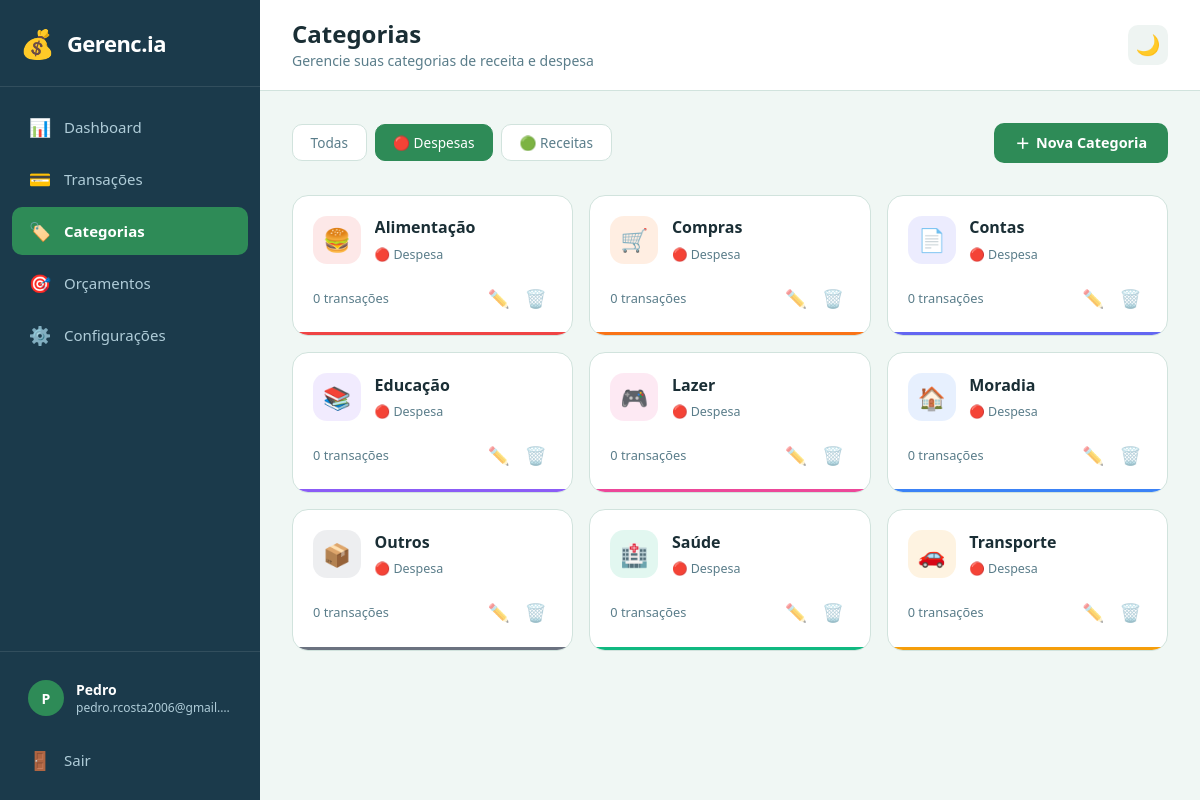
/categories?type=despesa (signed in), run on the app's committed database.
### tables this page shows
CREATE TABLE categories (
            id INTEGER PRIMARY KEY AUTOINCREMENT,
            user_id INTEGER NOT NULL,
            name TEXT NOT NULL,
            type TEXT NOT NULL,
            icon TEXT DEFAULT '📁',
            color TEXT DEFAULT '#6366F1',
            FOREIGN KEY (user_id) REFERENCES users(id) ON DELETE CASCADE
        );

### routes/categories.py (the view)
@categories_bp.route('/categories')
def index():
    user_id = session['user_id']
    filter_type = request.args.get('type', 'all')
    if filter_type in ('despesa', 'receita'):
        categories = get_categories_by_user(user_id, filter_type)
    else:
        categories = get_categories_by_user(user_id)
        filter_type = 'all'
    categories_data = []
    for cat in categories:
        cat_dict = dict(cat)
        cat_dict['transaction_count'] = count_transactions_by_category(cat['id'], user_id)
        categories_data.append(cat_dict)
    return render_template(
        'categories.html',
        categories=categories_data,
        filter_type=filter_type,
        active_page='categories',
        user_name=session.get('user_name'),
        user_email=session.get('user_email')
    )

### database.py (called while the page is built)
def get_db():
    conn = sqlite3.connect(Config.DATABASE)
    conn.row_factory = sqlite3.Row
    conn.execute("PRAGMA foreign_keys = ON")
    return conn

### models/category.py (called while the page is built)
def get_categories_by_user(user_id, cat_type=None):
    conn = get_db()
    cursor = conn.cursor()
    if cat_type:
        cursor.execute('''
            SELECT * FROM categories
            WHERE user_id = ? AND type = ?
            ORDER BY name ASC
        ''', (user_id, cat_type))
    else:
        cursor.execute('''
            SELECT * FROM categories
            WHERE user_id = ?
            ORDER BY type ASC, name ASC
        ''', (user_id,))
    categories = cursor.fetchall()
    close_db(conn)
    return categories

def count_transactions_by_category(category_id, user_id):
    conn = get_db()
    cursor = conn.cursor()
    cursor.execute('''
        SELECT COUNT(*) as count FROM transactions
        WHERE category_id = ? AND user_id = ?
    ''', (category_id, user_id))
    count = cursor.fetchone()['count']
    close_db(conn)
    return count

### routes/categories.py (called while the page is built)
@categories_bp.before_request
def require_login():
    if 'user_id' not in session:
        return redirect(url_for('auth.login'))

### templates/categories.html (shortened to what this page needs)
{% extends "base.html" %}
{% block page_title %}Categorias{% endblock %}
{% block page_subtitle %}Gerencie suas categorias de receita e despesa{% endblock %}
{% block styles %}
<link rel="stylesheet" href="{{ url_for('static', filename='css/categories.css') }}">
{% endblock %}
{% block content %}
<div class="toolbar">
    <div class="toolbar-left">
        <div class="filter-group">
            <a href="/categories?type=all"
               class="filter-btn {% if filter_type == 'all' %}active{% endif %}">
                Todas
            </a>
            <a href="/categories?type=despesa"
               class="filter-btn {% if filter_type == 'despesa' %}active{% endif %}">
                🔴 Despesas
            </a>
            <a href="/categories?type=receita"
               class="filter-btn {% if filter_type == 'receita' %}active{% endif %}">
                🟢 Receitas
            </a>
        </div>
    </div>
    <div class="toolbar-right">
        <button class="btn btn-primary" onclick="openCreateModal()">
            <span>＋</span> Nova Categoria
        </button>
    </div>
</div>
{% if categories %}
<div class="categories-grid">
    {% for cat in categories %}
    <div class="category-card" data-color="{{ cat.color }}">
        <div class="category-header">
            <div class="category-icon" data-cat-color="{{ cat.color }}">
                {{ cat.icon }}
            </div>
            <div class="category-info">
                <h3 class="category-name">{{ cat.name }}</h3>
                <span class="category-type type-{{ cat.type }}">
                    {% if cat.type == 'despesa' %}🔴 Despesa{% else %}🟢 Receita{% endif %}
                </span>
            </div>
        </div>
        <div class="category-footer">
            <span class="category-transactions">
                {% if cat.transaction_count == 1 %}
                    1 transação
                {% else %}
                    {{ cat.transaction_count }} transações
                {% endif %}
            </span>
            <div class="category-actions">
                <button class="btn-icon btn-edit"
                        data-id="{{ cat.id }}"
                        onclick="openEditModal(this.dataset.id)"
                        title="Editar"
                        aria-label="Editar categoria">
                    ✏️
                </button>
                <button class="btn-icon btn-delete"
                        data-id="{{ cat.id }}"
                        data-name="{{ cat.name }}"
                        data-count="{{ cat.transaction_count }}"
                        onclick="openDeleteModal(this.dataset.id, this.dataset.name, this.dataset.count)"
                        title="Excluir"
                        aria-label="Excluir categoria">
                    🗑️
                </button>
            </div>
        </div>
       <div class="category-color-bar" {% if cat.color %}style="background-color: {{ cat.color }}"{% endif %}></div>
    </div>
    {% endfor %}
</div>
{% endif %}
{% endblock %}

### static/css/global.css (style rules this page uses)
*, *::before, *::after { margin: 0; padding: 0; box-sizing: border-box; }
html { font-size: 16px; scroll-behavior: smooth; }
body { font-family: 'Segoe UI', Tahoma, Geneva, Verdana, sans-serif; display: flex; min-height: 100vh; transition: background-color 0.3s ease, color 0.3s ease; }
a { text-decoration: none; color: inherit; }
button { border: none; cursor: pointer; background: none; font-family: inherit; }
[data-theme="light"] { --bg-primary: #F0F7F4; --bg-secondary: #FFFFFF; --bg-sidebar: #1B3A4B; --bg-sidebar-hover: #2D5468; --bg-sidebar-active: #2E8B57; --bg-card: #FFFFFF; --bg-input: #EEF4F2; --text-primary: #1A2E35; --text-secondary: #5A7D8A; --text-sidebar: #B0CDD9; --text-sidebar-active: #FFFFFF; --text-placeholder: #8AACB8; --border-color: #D1E3DD; --border-light: #E8F0EC; --accent-primary: #2E8B57; --accent-primary-hover: #256F47; --accent-success: #10B981; --accent-danger: #EF4444; --accent-warning: #F59E0B; --accent-info: #3B82F6; --shadow-sm: 0 1px 2px rgba(0, 0, 0, 0.05); --shadow-md: 0 4px 6px -1px rgba(0, 0, 0, 0.08); --shadow-lg: 0 10px 15px -3px rgba(0, 0, 0, 0.1); }

### static/css/categories.css (style rules this page uses)
.toolbar { display: flex; justify-content: space-between; align-items: center; flex-wrap: wrap; gap: 1rem; margin-bottom: 2rem; }
.filter-group { display: flex; gap: 0.5rem; flex-wrap: wrap; }
.filter-btn { padding: 0.5rem 1.1rem; border-radius: 10px; font-size: 0.85rem; font-weight: 500; text-decoration: none; transition: all 0.2s ease; background-color: var(--bg-card); color: var(--text-secondary); border: 1px solid var(--border-color); }
.filter-btn.active { background-color: var(--accent-primary); color: #ffffff; border-color: var(--accent-primary); }
.btn { display: inline-flex; align-items: center; gap: 0.4rem; padding: 0.6rem 1.3rem; border: none; border-radius: 10px; font-size: 0.9rem; font-weight: 600; cursor: pointer; transition: all 0.2s ease; }
.btn-primary { background-color: var(--accent-primary); color: #fff; }
.btn-icon { background: none; border: none; font-size: 1.1rem; cursor: pointer; padding: 0.35rem; border-radius: 8px; transition: all 0.2s ease; color: var(--text-secondary); opacity: 0.6; }
.categories-grid { display: grid; grid-template-columns: repeat(auto-fill, minmax(280px, 1fr)); gap: 1rem; }
.category-card { background-color: var(--bg-card); border: 1px solid var(--border-color); border-radius: 16px; padding: 1.25rem; position: relative; overflow: hidden; transition: all 0.2s ease; }
.category-header { display: flex; align-items: center; gap: 0.85rem; margin-bottom: 1rem; }
.category-icon { width: 48px; height: 48px; border-radius: 14px; display: flex; align-items: center; justify-content: center; font-size: 1.4rem; flex-shrink: 0; }
.category-info { flex: 1; min-width: 0; }
.category-name { font-size: 1rem; font-weight: 600; color: var(--text-primary); margin: 0 0 0.2rem; white-space: nowrap; overflow: hidden; text-overflow: ellipsis; }
.category-type { font-size: 0.78rem; font-weight: 500; color: var(--text-secondary); }
.category-footer { display: flex; justify-content: space-between; align-items: center; }
.category-transactions { font-size: 0.8rem; color: var(--text-secondary); font-weight: 500; }
.category-actions { display: flex; gap: 0.25rem; }
.category-color-bar { position: absolute; bottom: 0; left: 0; right: 0; height: 3px; border-radius: 0 0 16px 16px; }

### data on the page
categories: icon "🍔", name "Alimentação", type "🔴 Despesa", transaction_count "0"
categories: icon "🛒", name "Compras", type "🔴 Despesa", transaction_count "0"
categories: icon "📄", name "Contas", type "🔴 Despesa", transaction_count "0"
categories: icon "📚", name "Educação", type "🔴 Despesa", transaction_count "0"
categories: icon "🎮", name "Lazer", type "🔴 Despesa", transaction_count "0"
categories: icon "🏠", name "Moradia", type "🔴 Despesa", transaction_count "0"
categories: icon "📦", name "Outros", type "🔴 Despesa", transaction_count "0"
categories: icon "🏥", name "Saúde", type "🔴 Despesa", transaction_count "0"
categories: icon "🚗", name "Transporte", type "🔴 Despesa", transaction_count "0"

### other printed values
{{ user_name[0] if user_name else 'U' }} "P"
{{ user_name or 'Usuário' }} "Pedro"
{{ user_email or '' }} "pedro.rcosta2006@gmail.…"
